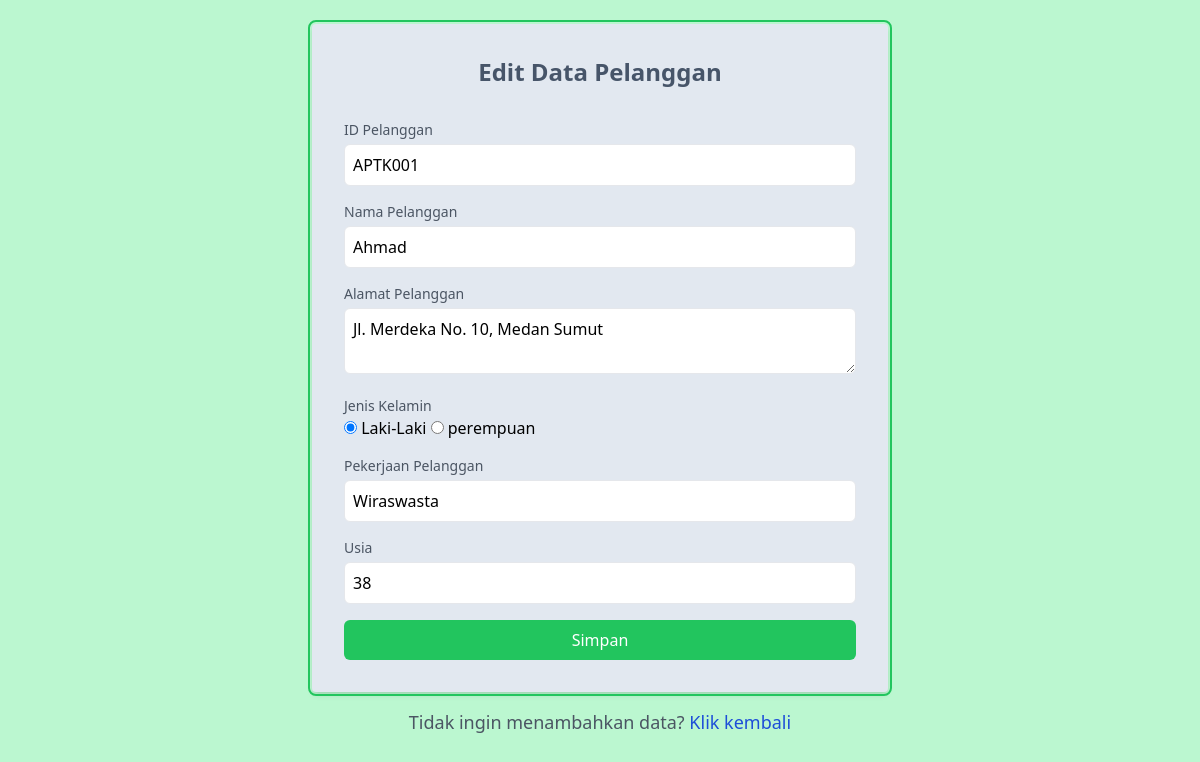
Page /build/pages/function/editpelanggan.php?id=APTK001 (signed in) on the committed database.
### tables this page shows
CREATE TABLE `pelanggan` (
  `id_pelanggan` char(10) NOT NULL DEFAULT 'APTK',
  `nama_pelanggan` varchar(255) DEFAULT NULL,
  `alamat` varchar(255) DEFAULT NULL,
  `jenis_kelamin` enum('laki-laki','perempuan') DEFAULT NULL,
  `pekerjaan` varchar(50) DEFAULT NULL,
  `usia` int(3) DEFAULT NULL
);

### build/pages/function/editpelanggan.php (the view, shortened to what this page needs)
<!DOCTYPE html>
<html lang="en">
<head>
    <script src="https://cdn.tailwindcss.com"></script>
</head>
<body class="bg-green-200 p-6">
    <?php
    include 'koneksi.php';
    $id = $_GET['id'];
    $data = mysqli_query($conn, "select * from pelanggan where id_pelanggan= '$id'");
    while ($row = mysqli_fetch_array($data)) {
    ?>
        <div class="max-w-xl mx-auto  rounded p-8 shadow-md outline outline-2  outline-offset-2 outline-green-500 bg-slate-200">
            <h2 class="text-2xl font-bold mb-8 text-slate-600 text-center ">Edit Data Pelanggan</h2>
            <form action="proseseditpelanggan.php" method="post" class="space-y-4 ">
                <div>
                    <label for="id" class="block text-sm font-medium text-gray-600">ID Pelanggan</label>
                    <input type="text" id="id_pelanggan" name="id" value="<?php echo $row['id_pelanggan']; ?>" class="mt-1 p-2 w-full border rounded-md " readonly>
                </div>
                <div>
                    <label for="nama" class="block text-sm font-medium text-gray-600">Nama Pelanggan</label>
                    <input type="text" id="nama_pelanggan" name="nama" value="<?php echo $row['nama_pelanggan']; ?>" class="mt-1 p-2 w-full border rounded-md">
                </div>
                <div>
                    <label for="alamat" class="block text-sm font-medium text-gray-600">Alamat Pelanggan</label>
                    <textarea id="alamat_pelanggan" name="alamat" value="<?php echo $row['id_pelanggan']; ?>" class="mt-1 p-2 w-full border rounded-md"><?php echo $row['alamat']; ?></textarea>
                </div>
                <div>
                    <label for="jenis_kelamin" class="block text-sm font-medium text-gray-600">Jenis Kelamin</label>
                    <input type="radio" name="jenis_kelamin" value="laki-laki" <?php if ($row['jenis_kelamin'] == 'laki-laki')
                                                                                    echo 'checked'; ?>> Laki-Laki
                    <input type="radio" name="jenis_kelamin" value="perempuan" <?php if ($row['jenis_kelamin'] == 'perempuan')
                                                                                    echo 'checked'; ?>> perempuan
                </div>
                <div>
                    <label for="pekerjaan" class="block text-sm font-medium text-gray-600">Pekerjaan Pelanggan</label>
                    <input type="text" id="pekerjaan_pelanggan" name="pekerjaan" value="<?php echo $row['pekerjaan']; ?>" class="mt-1 p-2 w-full border rounded-md">
                </div>
                <div>
                    <label for="usia" class="block text-sm font-medium text-gray-600">Usia</label>
                    <input type="number" id="usia" name="usia" value="<?php echo $row['usia']; ?>" class="mt-1 p-2 w-full border rounded-md">
                </div>
                <div>
                    <button type="submit" class="w-full bg-green-500 text-white p-2 rounded-md hover:bg-green-700">Simpan</button>
                </div>
            </form>
        </div>
        <p class="mt-4 text-lg text-gray-600 text-center">Tidak ingin menambahkan data? <a href="../datapelanggan.php" class="text-blue-700 no-underline hover:underline">Klik kembali</a></p>
</body>
<?php
    }
?>
</html>

### rows in the picture
pelanggan: id "APTK001", nama "Ahmad", alamat "Jl. Merdeka No. 10, Medan Sumut", jenis_kelamin "☑", pekerjaan "Wiraswasta", usia "38"
